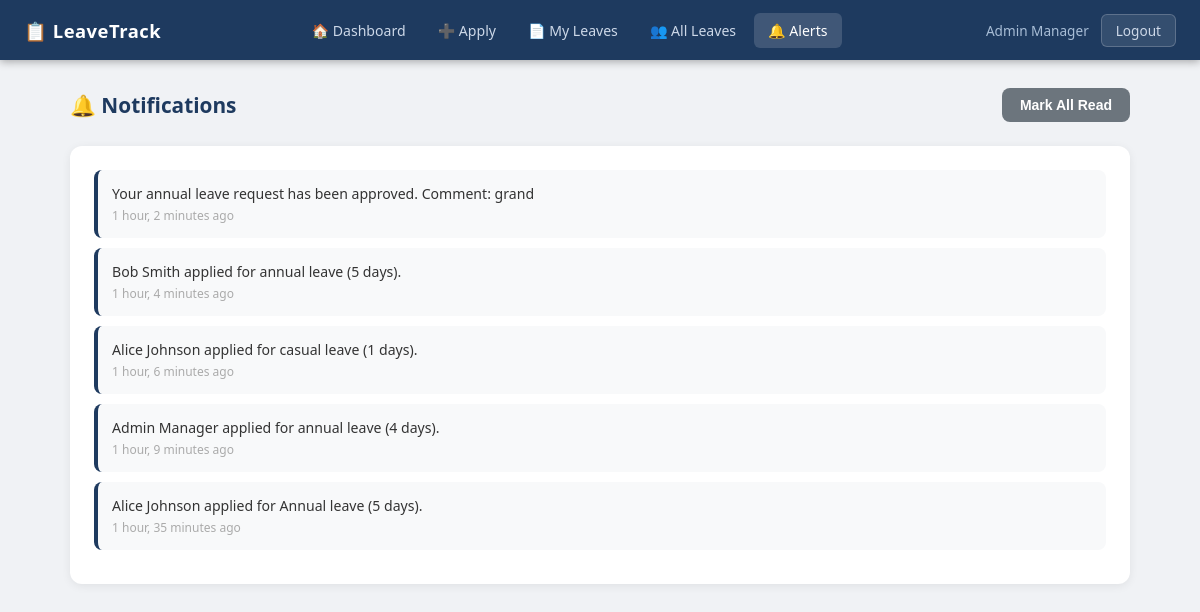
The app's page /notifications/ (signed in) with its own data.
### leaves/models.py (models this page shows, shortened)
class Notification(models.Model):
    user = models.ForeignKey(User, on_delete=models.CASCADE, related_name='notifications')
    message = models.TextField()
    is_read = models.BooleanField(default=False)
    created_at = models.DateTimeField(default=timezone.now)
    link = models.CharField(max_length=200, blank=True)
    class Meta:
        ordering = ['-created_at']

### leaves/views.py (the view)
# urls.py: path('notifications/', views.notifications_view, name='notifications'),
@login_required
def notifications_view(request):
    notifs = request.user.notifications.all()
    notifs.filter(is_read=False).update(is_read=True)
    return render(request, 'leaves/notifications.html', {'notifications': notifs})

### templates/leaves/notifications.html (shortened to what this page needs)
{% extends 'leaves/base.html' %}
{% block content %}
<div class="page-header">
  <div class="page-title">🔔 Notifications</div>
  {% if notifications %}
  <button class="btn btn-secondary" onclick="markAllRead()">Mark All Read</button>
  {% endif %}
</div>
<div class="card">
  {% if notifications %}
    {% for n in notifications %}
    <div class="notif-item {% if not n.is_read %}unread{% endif %}">
      <div>{{ n.message }}</div>
      <div class="notif-time">{{ n.created_at|timesince }} ago</div>
    </div>
    {% endfor %}
  {% else %}
  <div class="empty-state"><div class="icon">🔕</div><p>No notifications yet.</p></div>
  {% endif %}
</div>
{% endblock %}

### templates/leaves/base.html (shortened to what this page needs)
<!DOCTYPE html>
<html lang="en">
<head>
</head>
<body>
{% if user.is_authenticated %}
<nav class="navbar">
  <div class="nav-brand">📋 LeaveTrack</div>
  <div class="nav-links">
    <a href="{% url 'dashboard' %}" {% if request.resolver_match.url_name == 'dashboard' %}class="active"{% endif %}>🏠 Dashboard</a>
    <a href="{% url 'apply_leave' %}" {% if request.resolver_match.url_name == 'apply_leave' %}class="active"{% endif %}>➕ Apply</a>
    <a href="{% url 'my_leaves' %}" {% if request.resolver_match.url_name == 'my_leaves' %}class="active"{% endif %}>📄 My Leaves</a>
    {% if user.is_staff %}
    <a href="{% url 'all_leaves' %}" {% if request.resolver_match.url_name == 'all_leaves' %}class="active"{% endif %}>👥 All Leaves</a>
    {% endif %}
    <a href="{% url 'notifications' %}" class="notif-btn {% if request.resolver_match.url_name == 'notifications' %}active{% endif %}">
      🔔 Alerts
    </a>
  </div>
  <div style="display:flex;align-items:center;gap:12px">
    <span class="nav-user">{{ user.get_full_name|default:user.username }}</span>
    <a href="{% url 'logout' %}" class="btn-logout">Logout</a>
  </div>
</nav>
{% endif %}
<div class="container">
  {% block content %}{% endblock %}
</div>
</body>
</html>

### templates/leaves/base.html (style rules this page uses)
* { margin: 0; padding: 0; box-sizing: border-box; }
body { font-family: 'Segoe UI', sans-serif; background: #f0f2f5; color: #333; min-height: 100vh; }
.navbar { background: #1e3a5f; color: #fff; display: flex; align-items: center; justify-content: space-between; padding: 0 24px; height: 60px; position: sticky; top: 0; z-index: 100; box-shadow: 0 2px 8px rgba(0,0,0,.3); }
.nav-brand { font-size: 1.15rem; font-weight: 700; letter-spacing: .5px; display: flex; align-items: center; gap: 8px; }
.nav-links { display: flex; align-items: center; gap: 4px; }
.nav-links a { color: #cdd8e8; text-decoration: none; padding: 8px 14px; border-radius: 6px; font-size: .88rem; transition: background .2s, color .2s; }
.nav-links a:hover, .nav-links a.active { background: rgba(255,255,255,.15); color: #fff; }
.notif-btn { position: relative; }
.nav-user { font-size: .85rem; color: #a8bdd6; margin-left: 8px; }
.btn-logout { background: rgba(255,255,255,.1); border: 1px solid rgba(255,255,255,.2); color: #cdd8e8; padding: 6px 14px; border-radius: 6px; cursor: pointer; font-size: .85rem; text-decoration: none; transition: background .2s; }
.container { max-width: 1100px; margin: 0 auto; padding: 28px 20px; }
.card { background: #fff; border-radius: 12px; box-shadow: 0 2px 10px rgba(0,0,0,.07); padding: 24px; margin-bottom: 24px; }
.btn { display: inline-flex; align-items: center; gap: 6px; padding: 9px 18px; border-radius: 8px; border: none; cursor: pointer; font-size: .875rem; font-weight: 600; text-decoration: none; transition: all .2s; }
.btn-secondary { background: #6c757d; color: #fff; }
.page-header { display: flex; align-items: center; justify-content: space-between; margin-bottom: 24px; flex-wrap: wrap; gap: 12px; }
.page-title { font-size: 1.3rem; font-weight: 700; color: #1e3a5f; }
.notif-item { padding: 14px; border-radius: 8px; border-left: 4px solid #1e3a5f; background: #f8f9fa; margin-bottom: 10px; font-size: .88rem; }
.notif-time { font-size: .75rem; color: #aaa; margin-top: 4px; }

### records on screen
Notification: message "Your annual leave request has been approved. Comment: grand", created_at "1 hour, 2 minutes"
Notification: message "Bob Smith applied for annual leave (5 days).", created_at "1 hour, 4 minutes"
Notification: message "Alice Johnson applied for casual leave (1 days).", created_at "1 hour, 6 minutes"
Notification: message "Admin Manager applied for annual leave (4 days).", created_at "1 hour, 9 minutes"
Notification: message "Alice Johnson applied for Annual leave (5 days).", created_at "1 hour, 35 minutes"

### other values on screen
{{ user.get_full_name|default:user.username }} "Admin Manager"
